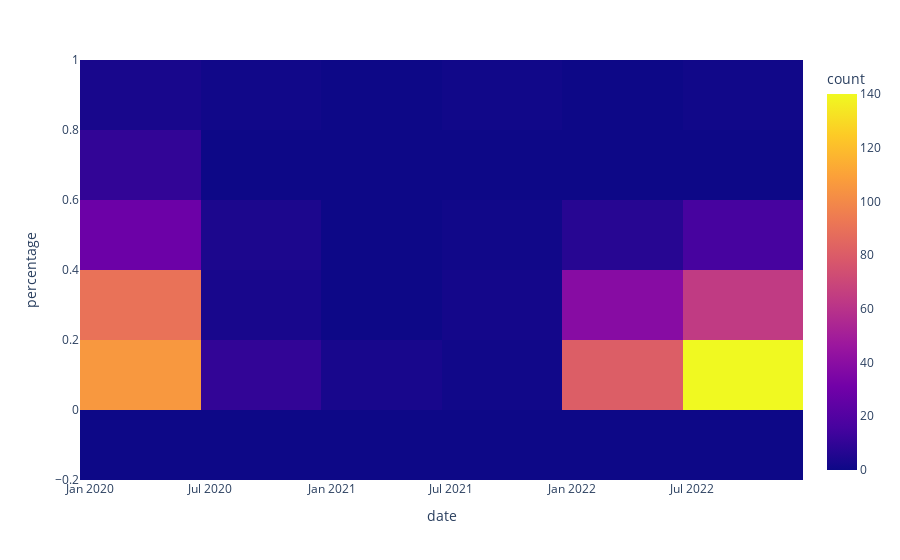

Notebook code cell kept with this figure:
### Code cell
# Data distribution
px.density_heatmap(data, x='date', y='percentage')

### Figure 1 — Plotly figure (JSON) as saved in the notebook; plotly's stock layout.template omitted (floating-point values rounded to 4 significant figures; data arrays with more than 128 entries replaced by an {"elided": "..."} marker saying what was removed)
{"data": [{"coloraxis": "coloraxis", "hovertemplate": "date=%{x}<br>percentage=%{y}<br>count=%{z}<extra></extra>", "name": "", "type": "histogram2d", "x": {"elided": "664 str values"}, "xaxis": "x", "xbingroup": "x", "y": {"elided": "664 float values"}, "yaxis": "y", "ybingroup": "y"}], "layout": {"coloraxis": {"colorbar": {"title": {"text": "count"}}, "colorscale": [[0, "#0d0887"], [0.1111, "#46039f"], [0.2222, "#7201a8"], [0.3333, "#9c179e"], [0.4444, "#bd3786"], [0.5556, "#d8576b"], [0.6667, "#ed7953"], [0.7778, "#fb9f3a"], [0.8889, "#fdca26"], [1, "#f0f921"]]}, "legend": {"tracegroupgap": 0}, "margin": {"t": 60}, "xaxis": {"anchor": "y", "domain": [0, 1], "title": {"text": "date"}}, "yaxis": {"anchor": "x", "domain": [0, 1], "title": {"text": "percentage"}}}}
